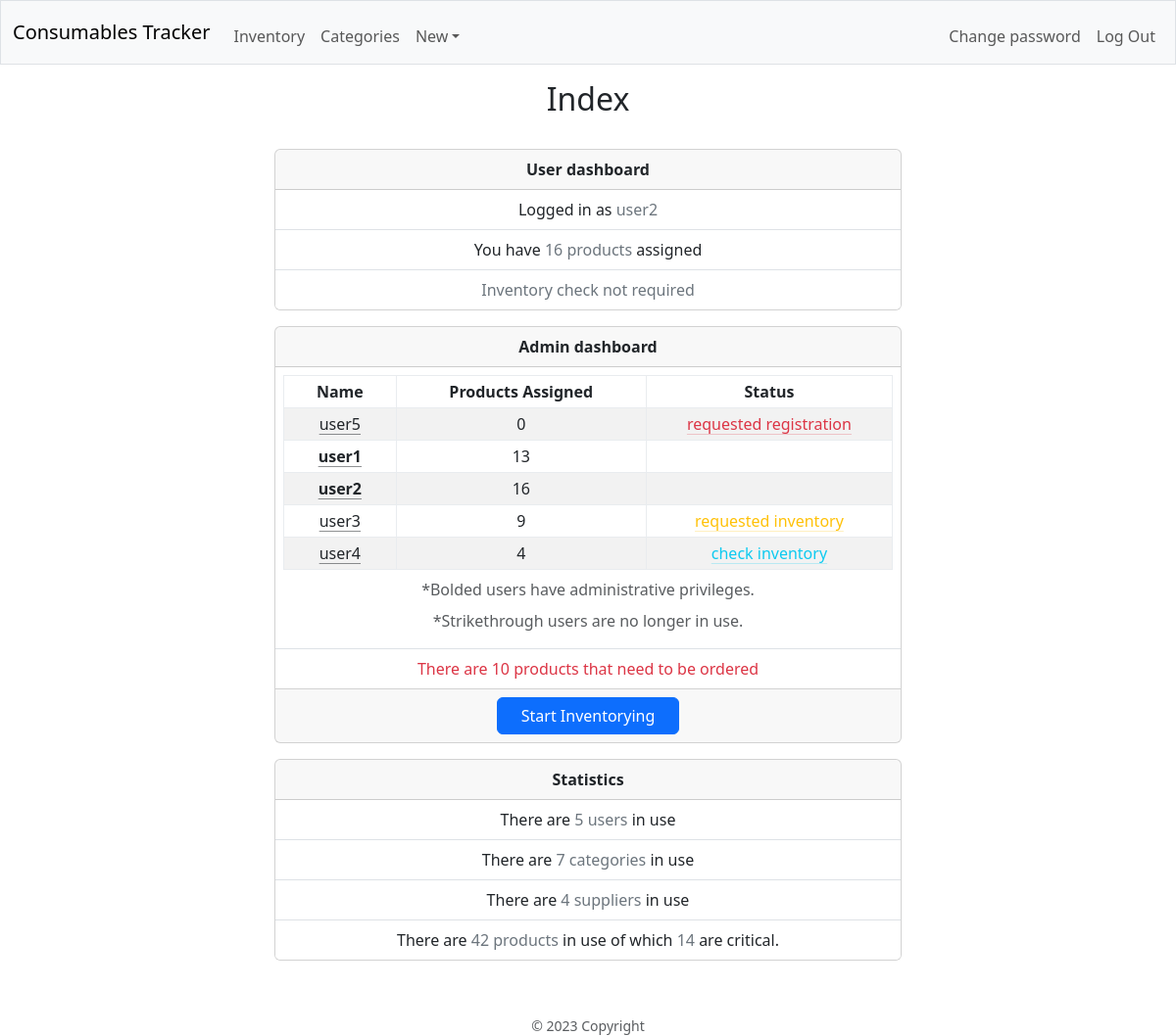
/ (signed in), run on the app's committed database.
### database.py (models this page shows, shortened)
class Base(MappedAsDataclass, DeclarativeBase):
    id: Mapped[int] = mapped_column(init=False, primary_key=True)
    name: Mapped[str] = mapped_column(unique=True)

class User(Base):
    password: Mapped[str] = mapped_column(repr=False)
    products: Mapped[List["Product"]] = relationship(
        default_factory=list, back_populates="responsable", repr=False)
    admin: Mapped[bool] = mapped_column(default=False)
    in_use: Mapped[bool] = mapped_column(default=True)
    done_inv: Mapped[bool] = mapped_column(default=True)
    reg_req: Mapped[bool] = mapped_column(default=True)
    req_inv: Mapped[bool] = mapped_column(default=False)
    details: Mapped[Optional[str]] = mapped_column(default="", repr=False)
    username = synonym("name")
    @property
    def in_use_products(self) -> int:
        with dbSession() as db_session:
            return db_session.scalar(select(func.count(Product.id)).\
                filter_by(responsable_id=self.id, in_use=True))

### blueprints/main/main.py (the view)
@main_bp.route("/")
@login_required
def index():
    with dbSession() as db_session:
        user = db_session.scalar(
            select(User).
            filter_by(id=session.get("user_id")).
            options(joinedload(User.products), raiseload("*")))
        if session.get("admin"):
            with dbSession() as db_session:
                users = db_session.scalars(
                    select(User).
                    order_by(User.reg_req.desc(), User.in_use.desc(), User.admin.desc(), func.lower(User.name)).
                    options(joinedload(User.products), raiseload("*"))
                    ).unique().all()
            stats = {
                "products_to_order": db_session.\
                        scalar(select(func.count(Product.id)).\
                        filter_by(in_use=True, to_order=True)),
                "products_in_use": db_session.\
                        scalar(select(func.count(Product.id)).\
                        filter_by(in_use=True)),
                "critical_products": db_session.\
                        scalar(select(func.count(Product.id)).\
                        filter_by(in_use=True, critical=True)),
                "users_in_use": db_session.\
                        scalar(select(func.count(User.id)).\
                        filter_by(in_use=True)),
                "categories_in_use": db_session.\
                        scalar(select(func.count(Category.id)).\
                        filter_by(in_use=True)),
                "suppliers_in_use": db_session.\
                        scalar(select(func.count(Supplier.id)).\
                        filter_by(in_use=True)),
            }
            return render_template("main/index.html", user=user, users=users, stats=stats)
    return render_template("main/index.html", user=user)

### app.py (called while the page is built)
@app.context_processor
def inject_now():
    return {'now': datetime.utcnow()}

### helpers.py (called while the page is built)
def login_required(f):
    @wraps(f)
    def decorated_function(*args, **kwargs):
        if not session.get("user_id"):
            flash("You have to be logged in...", "warning")
            return redirect(url_for("auth.login"))
        return f(*args, **kwargs)
    return decorated_function

### blueprints/main/templates/main/index.html (shortened to what this page needs)
{% extends "layout.html" %}
{% block page_title %}Index{% endblock %}
{% block main %}
    <div class="card mx-auto mb-3" style="max-width: 40rem;">
        <div class="card-header">
            <strong>User dashboard</strong>
        </div>
        <ul class="list-group list-group-flush">
            <li class="list-group-item">Logged in as <span class="text-secondary">{{ user.name }}</span></li>
            <li class="list-group-item">You have <span class="text-secondary">{{ user.in_use_products }} products</span> assigned</li>
            <li class="list-group-item">
                {% if user.req_inv %}
                    <span class="text-warning">You requested a inventory check</span>
                {% else %}
                    {% if user.done_inv %}
                        <span class="text-secondary">Inventory check not required</span>
                    {% else %}
                        <a class="link-danger link-offset-2 link-underline-opacity-25 link-underline-opacity-100-hover" href="{{ url_for('inv.inventory') }}">Check inventory</a>
                    {% endif %}
                {% endif %}
            </li>
        </ul>
    </div>
    {% if session.admin %}
        <div class="card mx-auto mb-3" style="max-width: 40rem;">
            <div class="card-header">
                <strong>Admin dashboard</strong>
            </div>
            <ul class="list-group list-group-flush">
                <li class="list-group-item p-2 pb-0">
                    <div class="table-responsive mx-auto" style="width: auto;">
                        <table class="table align-middle table-sm table-hover table-bordered border-light-subtle table-striped">
                            <caption class="text-center pb-0">*Bolded users have administrative privileges.</caption>
                            <caption class="text-center pb-0">*Strikethrough users are no longer in use.</caption>
                            <thead>
                                <tr>
                                    <th class="px-3">Name</th>
                                    <th class="px-3">Products Assigned</th>
                                    <th class="px-3">Status</th>
                                </tr>
                            </thead>
                            <tbody>
                                {% for user in users %}
                                <tr>
                                    <td><span class="{% if not user.in_use %}text-decoration-line-through{% endif %}{% if user.admin %} fw-bolder{% endif %}"><a class="link-dark link-offset-2 link-underline-opacity-50 link-underline-opacity-100-hover" href="{{ url_for('users.edit_user', username=user.name) }}">{{ user.name }}</a>
                                        </span>
                                    </td>
                                    <td>{{ user.in_use_products }}</td>
                                    <td>
                                        {% if not user.done_inv %}
                                            <a class="link-info link-offset-2 link-underline-opacity-25 link-underline-opacity-100-hover"
                                            href="{{ url_for('inv.inventory_user', username=user.name) }}">check inventory</a>
                                        {% endif %}
                                        {% if user.req_inv %}
                                            <a class="link-warning link-offset-2 link-underline-opacity-25 link-underline-opacity-100-hover"
                                            href="{{ url_for('users.approve_check_inv', username=user.name) }}">requested inventory</a>
                                        {% endif %}
                                        {% if user.reg_req %}
                                            <a class="link-danger link-offset-2 link-underline-opacity-25 link-underline-opacity-100-hover"
                                            href="{{ url_for('users.approve_reg', username=user.name) }}">requested registration</a>
                                        {% endif %}
                                    </td>
                                </tr>
                                {% endfor %}
                            </tbody>
                        </table>
                    </div>
                </li>
                <li class="list-group-item">
                    {% if stats.products_to_order %}
                        <span class="text-danger">There are {{ stats.products_to_order }} products that need to be ordered</span>
                    {% else %}
                        There are no products that need to be ordered
                    {% endif %}
                </li>
            </ul>
            <div class="card-footer">
                <a class="btn btn-primary px-4" href="{{ url_for('users.approve_check_inv_all') }}">Start Inventorying</a>
            </div>
        </div>
        <div class="card mx-auto mb-3" style="max-width: 40rem;">
            <div class="card-header">
                <strong>Statistics</strong>
            </div>
            <ul class="list-group list-group-flush">
                <li class="list-group-item">
                    There are <span class="text-secondary">{{ stats.users_in_use }} users</span> in use
                </li>
                <li class="list-group-item">
                    There are <span class="text-secondary">{{ stats.categories_in_use }} categories</span> in use
                </li>
                <li class="list-group-item">
                    There are <span class="text-secondary">{{ stats.suppliers_in_use }} suppliers</span> in use
                </li>
                <li class="list-group-item">
                    There are <span class="text-secondary">{{ stats.products_in_use }} products</span> in use of which <span class="text-secondary">{{ stats.critical_products }}</span> are critical.
                </li>
            </ul>
        </div>
    {% endif %}
{% endblock %}

### data on the page
User: name "user2", in_use_products "16"
User: name "user5", in_use_products "0"
User: name "user1", in_use_products "13"
User: name "user3", in_use_products "9"
User: name "user4", in_use_products "4"

### other printed values
{{ user.in_use_products }} "16"
{{ stats.products_to_order }} "10"
{{ stats.users_in_use }} "5"
{{ stats.categories_in_use }} "7"
{{ stats.suppliers_in_use }} "4"
{{ stats.products_in_use }} "42"
{{ stats.critical_products }} "14"
